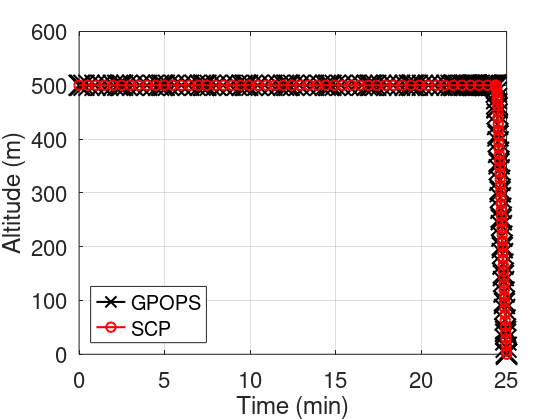

The MATLAB source for this figure:
% Compare results from the folders "SCP" and "Verify_gpops_convex" with
% nonconvex control constraint u2^2+u3^2=u4

clear
clc
close all
format short

% parameters

load data_gpops.mat
%load data_scp_2.mat
%load data_scp_new.mat
load data_scp_new2.mat
tG = tG/60;
tS = tS/60;
thetaS = atan(u1S./u2S)*180/pi;
% % x vs. t
% figure
% plot(tG, xG, 'k-x', 'markersize', 10, 'linewidth', 1.5);
% hold on
% plot(tS, xS, 'r-o', 'markersize', 7, 'linewidth', 1.5);
% xlabel('Time (min)', 'FontSize', 24);
% ylabel('Along-track distance (m)', 'FontSize', 24);
% xlim([0 25]);
% leg = legend('GPOPS', 'SCP');
% legend('Location','southwest')
% set(leg,'FontSize',24);
% set(gca,'FontSize',24);
% set(gcf,'PaperUnits','inches');
% set(gcf,'PaperSize',[8.5 7.5]);
% grid on

%z vs. t
% figure
% plot(tG, zG, 'k-*', 'markersize', 7, 'linewidth', 1.5);
% hold on
% plot(tS, zS, 'r-o', 'markersize', 7, 'linewidth', 1.5);
% xlabel('Time (min)', 'FontSize', 22);
% ylabel('Altitude (m)', 'FontSize', 22);
% xlim([0 25]);
% leg = legend('GPOPS', 'SCP');
% set(leg,'FontSize',22);
% set(gca,'FontSize',22);
% grid on
%z vs. t
h = figure;
plot(tG, zG, 'k-x', 'markersize', 15, 'linewidth', 1.5);
hold on
plot(tS, zS, 'r-o', 'markersize', 7, 'linewidth', 1.5);
xlabel('Time (min)', 'FontSize', 16);
ylabel('Altitude (m)', 'FontSize', 16);
xlim([0 25]);
ylim([0 600]);
leg = legend('GPOPS', 'SCP');
legend('Location','southwest')
set(leg,'FontSize',16);
set(gca,'FontSize',16);
grid on
set(h,'Units','Inches');
pos = get(h,'Position');
set(h,'PaperPositionMode','Auto','PaperUnits','Inches','PaperSize',[pos(3), pos(4)])
print(h,'conop1_altitude','-dpdf','-r0')



% % vx vs. t
% h = figure;
% plot(tG, vxG, 'k-x', 'markersize', 10, 'linewidth', 1.5);
% hold on
% plot(tS, vxS, 'r-o', 'markersize', 7, 'linewidth', 1.5);
% xlabel('Time (min)', 'FontSize', 16);
% ylabel('Along-track airspeed (m/s)', 'FontSize', 16);
% xlim([0 25]);
% leg = legend('GPOPS', 'SCP');
% legend('Location','southwest')
% set(leg,'FontSize',16);
% set(gca,'FontSize',16);
% set(gca, 'linewidth', 2);
% grid on
% set(h,'Units','Inches');
% pos = get(h,'Position');
% set(h,'PaperPositionMode','Auto','PaperUnits','Inches','PaperSize',[pos(3), pos(4)])
% print(h,'conop1_alongspeed','-dpdf','-r0')
% 
% figure
% plot(tG(90 :156), vxG(90 :156), 'k-x', 'markersize', 17, 'linewidth', 3);
% hold on
% plot(tS(41:100), vxS((41:100)), 'r-o', 'markersize', 12, 'linewidth', 3);
% set(gca,'FontSize',26);
% xlim([23 25]);
% set(gca, 'linewidth', 3);
% grid on
% % figure
% % plot(tG(105 :156), vxG(105 :156), 'k-x', 'markersize', 15, 'linewidth', 1.5);
% % hold on
% % plot(tS(99:150), vxS((99:150)), 'r-o', 'markersize', 7, 'linewidth', 1.5);
% % xlabel('Time (min)', 'FontSize', 18);
% % ylabel('Along-track airspeed (m/s)', 'FontSize', 18);
% % leg = legend('GPOPS', 'SCP');
% % set(leg,'FontSize',16);
% % set(gca,'FontSize',16);
% % grid on
% 
% 
% % vz vs. t
% h = figure;
% plot(tG, vzG, 'k-x', 'markersize', 10, 'linewidth', 1.5);
% hold on
% plot(tS, vzS, 'r-o', 'markersize', 7, 'linewidth', 1.5);
% xlabel('Time (min)', 'FontSize', 16);
% ylabel('Vertical airspeed (m/s)', 'FontSize', 16);
% xlim([0 25]);
% leg = legend('GPOPS', 'SCP');
% legend('Location','southwest')
% set(leg,'FontSize',16);
% set(gca,'FontSize',16);
% set(gca, 'linewidth', 2);
% grid on
% set(h,'Units','Inches');
% pos = get(h,'Position');
% set(h,'PaperPositionMode','Auto','PaperUnits','Inches','PaperSize',[pos(3), pos(4)])
% print(h,'conop1_verticalspeed','-dpdf','-r0')
% 
% 
% 
% 
% figure
% plot(tG(90 :156), vzG(90 :156), 'k-x', 'markersize', 15, 'linewidth', 3);
% hold on
% plot(tS(46:100), vzS((46:100)), 'r-o', 'markersize', 7, 'linewidth', 3);
% set(gca,'FontSize',26);
% current_xlim = xlim;
% % Set the new x-axis limits, keeping the current start point
% xlim([23, 25]);
% % Make the plot border bold
% set(gca, 'linewidth', 3);
% grid on
% 
% % % % u1 vs. t
% % % figure
% % % 
% % % plot(tG, u1G, 'k-*', 'markersize', 7, 'linewidth', 1.5);
% % % hold on
% % % plot(tS, u1S, 'r-o', 'markersize', 7, 'linewidth', 1.5);
% % % xlabel('Time (min)', 'FontSize', 18);
% % % ylabel('u_1 (N)', 'FontSize', 18);
% % % leg = legend('GPOPS', 'SCP');
% % % set(leg,'FontSize',16);
% % % set(gca,'FontSize',16);
% % % grid on
% 
% % % % u2 vs. t
% % % figure
% % % plot(tG, u2G, 'k-*', 'markersize', 7, 'linewidth', 1.5);
% % % hold on
% % % plot(tS, u2S, 'r-o', 'markersize', 7, 'linewidth', 1.5);
% % % xlabel('Time (min)', 'FontSize', 18);
% % % ylabel('u_2 (N)', 'FontSize', 18);
% % % leg = legend('GPOPS', 'SCP');
% % % set(leg,'FontSize',16);
% % % set(gca,'FontSize',16);
% % % grid on
% 
% % % % u3 vs. t
% % % figure
% % % plot(tG, u3G, 'k-*', 'markersize', 7, 'linewidth', 1.5);
% % % hold on
% % % plot(tS, u3S, 'r-o', 'markersize', 7, 'linewidth', 1.5);
% % % xlabel('Time (min)', 'FontSize', 18);
% % % ylabel('u_3 (N)', 'FontSize', 18);
% % % leg = legend('GPOPS', 'SCP');
% % % set(leg,'FontSize',16);
% % % set(gca,'FontSize',16);
% % % grid on
% 
% % T vs. t
% h = figure;
% plot(tG, TG, 'k-x', 'markersize', 10, 'linewidth', 1.5);
% hold on
% plot(tS, TS, 'r-o', 'markersize', 7, 'linewidth', 1.5);
% xlabel('Time (min)', 'FontSize', 16);
% ylabel('Net thrust (N)', 'FontSize', 16);
% xlim([0 25]);
% ylim([0 5000])
% leg = legend('GPOPS', 'SCP');
% legend('Location','southwest')
% set(leg,'FontSize',16);
% set(gca,'FontSize',16);
% set(gca, 'linewidth', 2);
% grid on
% set(h,'Units','Inches');
% pos = get(h,'Position');
% set(h,'PaperPositionMode','Auto','PaperUnits','Inches','PaperSize',[pos(3), pos(4)])
% print(h,'conop1_thrust','-dpdf','-r0')
% 
% % T vs. t
% figure
% plot(tG(90 :156), TG(90 :156), 'k-x', 'markersize', 7, 'linewidth', 3);
% hold on
% plot(tS(46 :100), TS((46 :100)), 'r-o', 'markersize', 7, 'linewidth', 3);
% xlim([23 25])
% ylim([0 5000])
% 
% set(gca,'FontSize',26);
% set(gca, 'linewidth', 3);
% grid on

% % Theta vs. t
% h = figure;
% plot(tG, thetaG, 'k-x', 'markersize', 10, 'linewidth', 1.5);
% hold on
% plot(tS, thetaS, 'r-o', 'markersize', 7, 'linewidth', 1.5);
% xlabel('Time (min)', 'FontSize', 16);
% ylabel('Pitch angle (deg)', 'FontSize', 16);
% xlim([0 25]);
% leg = legend('GPOPS', 'SCP');
% legend('Location','southwest')
% set(leg,'FontSize',16);
% set(gca,'FontSize',16);
% set(gca, 'linewidth', 2);
% %legend('on');
% grid on
% set(h,'Units','Inches');
% pos = get(h,'Position');
% set(h,'PaperPositionMode','Auto','PaperUnits','Inches','PaperSize',[pos(3), pos(4)])
% print(h,'conop1_pitch','-dpdf','-r0')
% 
% % Zoom-in Theta vs. t
% figure
% plot(tG(90 :156), thetaG(90 :156), 'k-x', 'markersize', 15, 'linewidth', 1.5);
% hold on
% plot(tS(46 :100), thetaS(46:100), 'r-o', 'markersize', 7, 'linewidth', 1.5);
% % Removed x and y labels
% % Increased fontsize for axis ticks
% set(gca,'FontSize',26);
% set(gca, 'linewidth', 3);
% xlim([23 25])
% % Removed the legend
% legend('off');
% grid on

